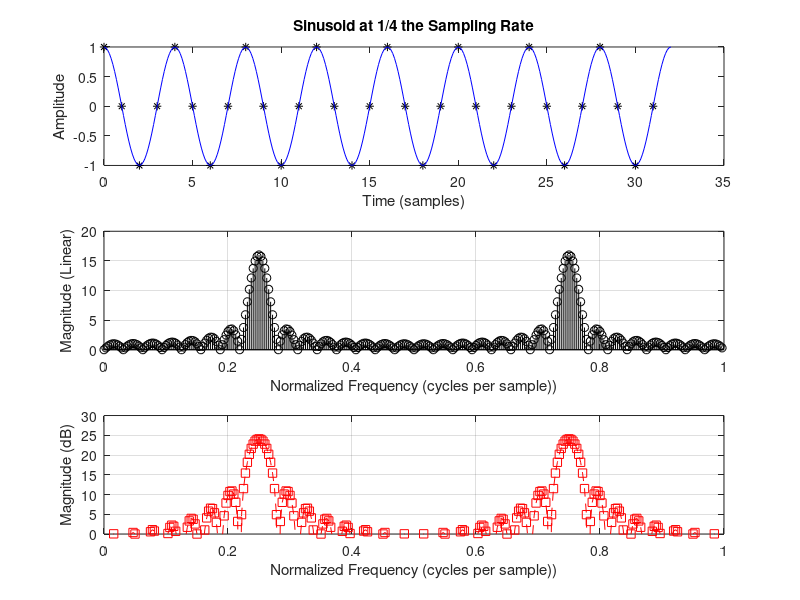

Recreate this plot in MATLAB.
%%%%%%%%%%%%%%%%%%%%%%%%%%%%%%%%%%%%%%%%%%%%%%%%%%%%%%%%%%%%%%%%%%%%%%%%%%%
% Example 1 - DFT of Sine Wave
%%%%%%%%%%%%%%%%%%%%%%%%%%%%%%%%%%%%%%%%%%%%%%%%%%%%%%%%%%%%%%%%%%%%%%%%%%%
%
clear all                   %clear working space
close all                   %close all plots
clc                         %clear command panel
%
% Create a Sine wave with Frequency 0.25 Hz %
L=32; % Signal Length 
Fs=1; % Sampling Frequency 1 Hz
Ts=1/Fs; % Sampling Period
T=L*Ts; % Signal Length 32 sec
n=(0:Ts:T-Ts); 
A=1; % Signal Amplitude
phi=0; % Signal Phase
f=0.25; % Frequency (cycles/sample)
x=A*cos(2*pi*n*f+phi);
zpf = 10; %Filling Coefficient
X=fft(x,zpf*L); % Spectrum
%
% Signal Time Plot 
%
figure(1);      
subplot(3,1,1); 
                
plot(n,x,'*k'); 
pause           
                
hold on;        
                
t=0:0.1:T;      
plot(t,A*cos(2*pi*f*t+phi),'-b'); 
grid off;       
title('Sinusoid at 1/4 the Sampling Rate'); 
xlabel('Time (samples)'); 
ylabel('Amplitude');      
hold off;                 
                          
pause
%
% Signal Frequency Plot
%
magX=abs(X); % Spectrum Amplitude
N=length(X); % FFT length
fn=[0:1/N:1-1/N]; % normalized Frequencies
subplot(3,1,2); 
stem(fn,magX,'ok');
grid on; 
xlabel('Normalized Frequency (cycles per sample))');
ylabel('Magnitude (Linear)');
pause
%
% Signal Frequency plot (in dB):
%
spec=20*log10(magX); % Spectrum Amplitude in dB
spec = max(spec,-30*ones(1,length(spec))); % cutting negatives in 30 -30 dB
subplot(3,1,3); 
plot(fn,spec,'--sr'); 
grid on;
axis([0 1 0 30]); %
xlabel('Normalized Frequency (cycles per sample))');
ylabel('Magnitude (dB)');
